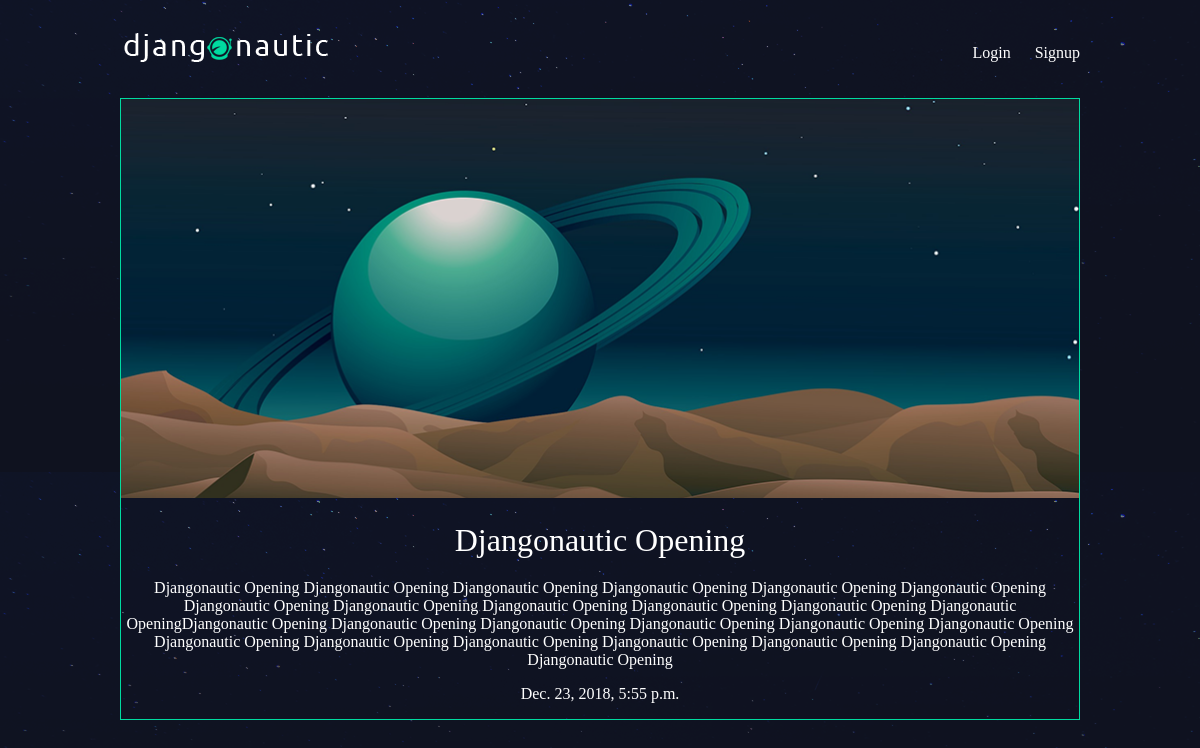
The page /articles/djangonautic-opening/ on the database its author committed.
### articles/models.py (models this page shows, shortened)
class Article(models.Model):
    title = models.CharField(max_length = 100)
    slug = models.SlugField()
    body = models.TextField()
    date = models.DateTimeField(auto_now_add = True)
    thumb = models.ImageField(default='default.png', blank=True)
    author = models.ForeignKey(User, default=None)

### articles/views.py (the view)
# urls.py: url(r'^(?P<slug>[\w-]+)/$', views.article_detail, name = 'detail'),
def article_detail(request, slug):
    article = Article.objects.get(slug=slug)
    return render(request, 'articles/article_detail.html', {'article': article})

### articles/templates/articles/article_detail.html
{% extends 'base_layout.html' %}
{% block content %}
  <div class="article-detail">
    <div class="article">
      <img src="{{ article.thumb.url }}" alt="">
      <h2>{{ article.title }}</h2>
      <p>{{ article.body }}</p>
      <p>{{ article.date }}</p>
    </div>
  </div>
{% endblock %}

### assets/style.css (style rules this page uses)
body { background-color: #0f121f; background-image: url(stars.png); background-repeat-y: no-repeat; color: #fff; }
body * { font-family: Ubuntu; }
h1, h2, h3, h4, h5 { font-weight: normal; margin: 0; }
.article { padding: 10px; border: 1px solid #00dba0; position: relative; padding-bottom: 40px; }
.article h2 { font-size: 1.2em; }
.article-detail .article { padding: 0; }
.article-detail .article img { max-width: 100%; }
.article-detail .article h2 { text-align: center; margin: 20px auto; font-size: 2em }
.article-detail .article p { text-align: center; }

### rows shown on the page
Article: thumb (placeholder picture), title "Djangonautic Opening", body "Djangonautic Opening Djangonautic Opening Djangonautic Opening Djangonautic Opening Djangonautic Opening Djangonautic Opening Djangonautic Opening Djangonautic Opening Djangonautic Opening Djangonautic Opening Djangonautic Opening Djangonautic OpeningDjangonautic Opening Djangonautic Opening Djangonautic Opening Djangonautic Opening Djangonautic Opening Djangonautic Opening Djangonautic Opening Djangonautic Opening Djangonautic Opening Djangonautic Opening Djangonautic Opening Djangonautic Opening Djangonautic Opening", date "Dec. 23, 2018, 5:55 p.m."
